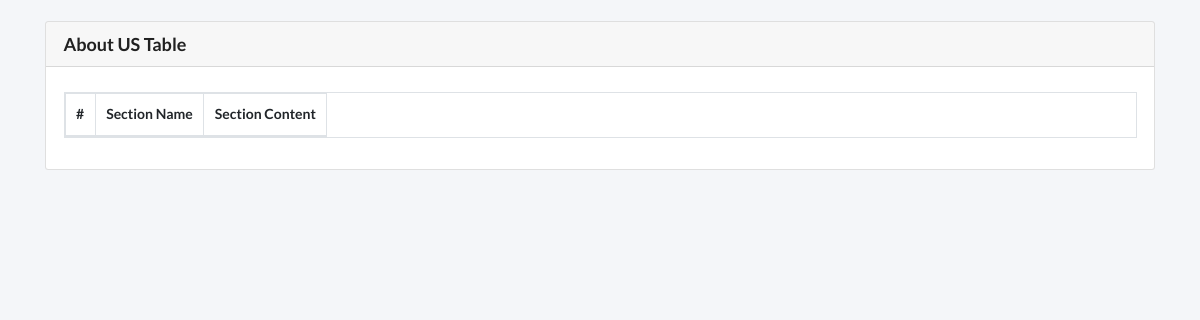
Page /about.php (signed in) on the earlier database version.
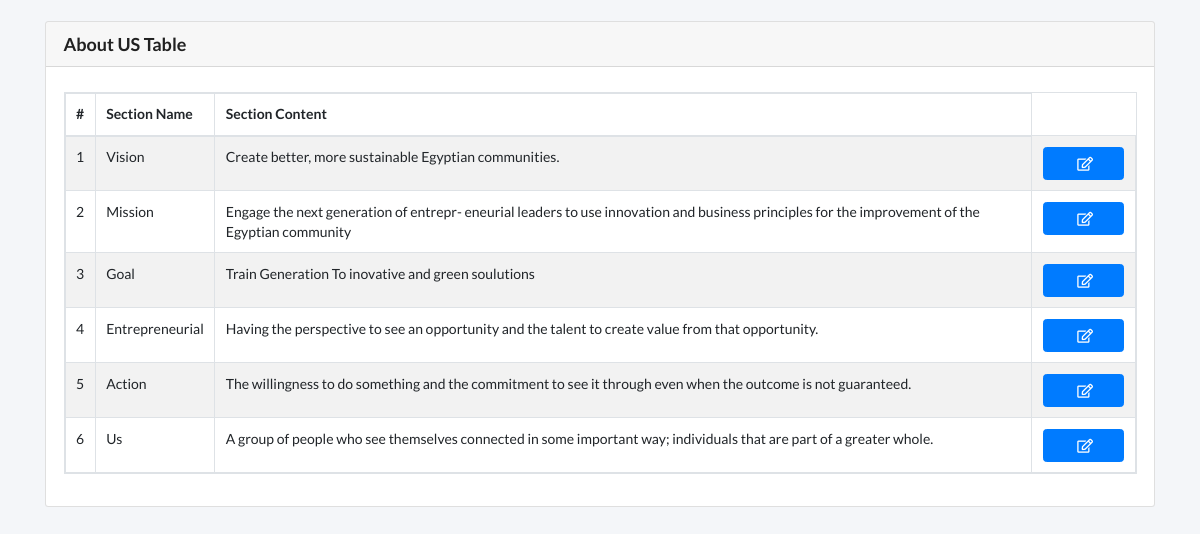
Same page on the later database version.
### tables this page shows
CREATE TABLE `about_us` (
  `id` int(11) NOT NULL,
  `section_name` varchar(255) NOT NULL,
  `content` text NOT NULL
);

### init.php (called while the page is built, shortened)
<?php
    $cssPath        = "layout/css/";
    $tempPath       = "includes/template/";
    $funPath        = "includes/functions/";
    include 'conection.php';
    include $tempPath . "header.php";
    include $tempPath . "footer.php";
    include $funPath . "functions.php";

### includes/functions/functions.php (called while the page is built, shortened)
<?php
function getAllData($table){
    global $con;
    $stmt = $con->prepare("SELECT * FROM $table");
    $stmt->execute();
    $rows = $stmt->fetchAll(PDO::FETCH_ASSOC);
    return $rows;
}

### about.php (the view, shortened to what this page needs)
<?php
$style = "members.css";
include "init.php";
if(isset($_SESSION['first_name'])){
    $members_data = getAllData("about_us");
    $i = 1;
?>
<div class="content">
  <section class="content">
    <div class="container">
      <div class="row">
        <div class="col-12">
          <div class="card mt-4">
            <div class="card-header">
              <h3 class="card-title">About US Table</h3>
            </div>
            <div class="card-body">
              <table class="table table-striped table-bordered table-hover table-responsive">
                <thead>
                  <tr>
                    <th>#</th>
                    <th>Section Name</th>
                    <th>Section Content</th>
                  </tr>
                </thead>
                <tbody>
                  <?php
                    foreach($members_data as $members_data_info){
                  ?>
                  <tr data-widget="expandable-table" aria-expanded="false">
                    <td><?php echo $i?></td>
                    <td>
                      <?php
                        echo $members_data_info['section_name']
                      ?>
                    </td>
                    <td><?php echo $members_data_info['content']?></td>
                    <td>
                      <a href="update_about.php?id=<?php echo  $members_data_info['id'];?>" class="edit_button btn btn-primary mr-3"> <i class="far fa-edit ml-1"></i></a>
                    </td>
                  </tr>
                  <?php
                      $i++;
                    }
                  ?>
                </tbody>
              </table>
            </div>
          </div>
        </div>
      </div>
    </div>
  </section>
</div>
<?php
}
else{
    header("location:signin.php");
}

### includes/template/header.php (shortened to what this page needs)
<!DOCTYPE html>
<html lang="en">
<head>
    <link rel="stylesheet" href="<?php echo $cssPath?>bootstrap.min.css">
    <link rel="stylesheet" href="<?php echo $cssPath?>all.min.css">
    <link rel="stylesheet" href="<?php echo $cssPath?>toastr.min.css">
    <link rel="stylesheet" href="<?php echo $cssPath?>semantic.min.css">
    <link rel="stylesheet" href="<?php echo $cssPath?><?php echo $style; ?>">
</head>
<body>

### includes/template/footer.php (shortened to what this page needs)
  </body>
</html>

### layout/css/members.css (style rules this page uses)
body { background-color: #f4f6f9; }
.edit_button { display: block; padding: 5px 30px; margin-right: 0 !important; }

Differences in the rows shown:
added about_us: section_name "Vision", content "Create better, more sustainable Egyptian communities."
added about_us: section_name "Mission", content "Engage the next generation of entrepr- eneurial leaders to use innovation and business principles for the improvement of the Egyptian community"
added about_us: section_name "Goal", content "Train Generation To inovative and green soulutions"
added about_us: section_name "Entrepreneurial", content "Having the perspective to see an opportunity and the talent to create value from that opportunity."
added about_us: section_name "Action", content "The willingness to do something and the commitment to see it through even when the outcome is not guaranteed."
added about_us: section_name "Us", content "A group of people who see themselves connected in some important way; individuals that are part of a greater whole."
